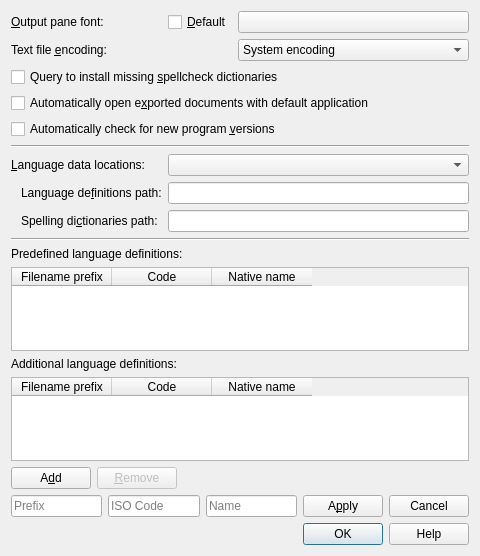
<?xml version="1.0" encoding="UTF-8"?>
<ui version="4.0">
 <class>ConfigDialog</class>
 <widget class="QDialog" name="ConfigDialog">
  <property name="geometry">
   <rect>
    <x>0</x>
    <y>0</y>
    <width>480</width>
    <height>556</height>
   </rect>
  </property>
  <property name="windowTitle">
   <string>Preferences</string>
  </property>
  <layout class="QGridLayout" name="gridLayout">
   <item row="5" column="0" colspan="3">
    <widget class="QCheckBox" name="checkBoxOpenAfterExport">
     <property name="text">
      <string>Automatically open e&amp;xported documents with default application</string>
     </property>
    </widget>
   </item>
   <item row="17" column="0" colspan="3">
    <widget class="QWidget" name="widgetAddRemoveLang" native="true">
     <layout class="QHBoxLayout" name="horizontalLayoutAddRemoveLang">
      <property name="leftMargin">
       <number>0</number>
      </property>
      <property name="topMargin">
       <number>0</number>
      </property>
      <property name="rightMargin">
       <number>0</number>
      </property>
      <property name="bottomMargin">
       <number>0</number>
      </property>
      <item>
       <widget class="QPushButton" name="pushButtonAddLang">
        <property name="sizePolicy">
         <sizepolicy hsizetype="Preferred" vsizetype="Fixed">
          <horstretch>0</horstretch>
          <verstretch>0</verstretch>
         </sizepolicy>
        </property>
        <property name="text">
         <string>A&amp;dd</string>
        </property>
        <property name="icon">
         <iconset theme="list-add">
          <normaloff>.</normaloff>.</iconset>
        </property>
       </widget>
      </item>
      <item>
       <widget class="QPushButton" name="pushButtonRemoveLang">
        <property name="enabled">
         <bool>false</bool>
        </property>
        <property name="sizePolicy">
         <sizepolicy hsizetype="Preferred" vsizetype="Fixed">
          <horstretch>0</horstretch>
          <verstretch>0</verstretch>
         </sizepolicy>
        </property>
        <property name="text">
         <string>&amp;Remove</string>
        </property>
        <property name="icon">
         <iconset theme="list-remove">
          <normaloff>.</normaloff>.</iconset>
        </property>
       </widget>
      </item>
      <item>
       <spacer name="horizontalSpacer">
        <property name="orientation">
         <enum>Qt::Horizontal</enum>
        </property>
        <property name="sizeHint" stdset="0">
         <size>
          <width>40</width>
          <height>20</height>
         </size>
        </property>
       </spacer>
      </item>
     </layout>
    </widget>
   </item>
   <item row="0" column="1">
    <widget class="QCheckBox" name="checkBoxDefaultOutputFont">
     <property name="text">
      <string>&amp;Default</string>
     </property>
    </widget>
   </item>
   <item row="20" column="0" colspan="3">
    <widget class="QDialogButtonBox" name="buttonBox">
     <property name="orientation">
      <enum>Qt::Horizontal</enum>
     </property>
     <property name="standardButtons">
      <set>QDialogButtonBox::Help|QDialogButtonBox::Ok</set>
     </property>
    </widget>
   </item>
   <item row="0" column="2">
    <widget class="QPushButton" name="pushButtonOutputFont">
     <property name="sizePolicy">
      <sizepolicy hsizetype="Expanding" vsizetype="Fixed">
       <horstretch>0</horstretch>
       <verstretch>0</verstretch>
      </sizepolicy>
     </property>
     <property name="text">
      <string/>
     </property>
    </widget>
   </item>
   <item row="12" column="0" colspan="3">
    <widget class="QLabel" name="labelPredefLang">
     <property name="text">
      <string>Predefined language definitions:</string>
     </property>
    </widget>
   </item>
   <item row="6" column="0" colspan="3">
    <widget class="QCheckBox" name="checkBoxUpdateCheck">
     <property name="text">
      <string>Automatically check for new program &amp;versions</string>
     </property>
    </widget>
   </item>
   <item row="0" column="0">
    <widget class="QLabel" name="labelOutputFont">
     <property name="text">
      <string>&amp;Output pane font:</string>
     </property>
     <property name="buddy">
      <cstring>pushButtonOutputFont</cstring>
     </property>
    </widget>
   </item>
   <item row="8" column="0">
    <widget class="QLabel" name="labelDataLocation">
     <property name="text">
      <string>&amp;Language data locations:</string>
     </property>
     <property name="buddy">
      <cstring>comboBoxDataLocation</cstring>
     </property>
    </widget>
   </item>
   <item row="8" column="1" colspan="2">
    <widget class="QComboBox" name="comboBoxDataLocation">
     <property name="currentIndex">
      <number>-1</number>
     </property>
     <item>
      <property name="text">
       <string>System-wide paths</string>
      </property>
     </item>
     <item>
      <property name="text">
       <string>User paths</string>
      </property>
     </item>
    </widget>
   </item>
   <item row="7" column="0" colspan="3">
    <widget class="Line" name="line_2">
     <property name="orientation">
      <enum>Qt::Horizontal</enum>
     </property>
    </widget>
   </item>
   <item row="15" column="0" colspan="3">
    <widget class="QLabel" name="labelAdditionalLang">
     <property name="text">
      <string>Additional language definitions:</string>
     </property>
    </widget>
   </item>
   <item row="14" column="0" colspan="3">
    <widget class="QTableWidget" name="tableWidgetPredefLang">
     <property name="horizontalScrollBarPolicy">
      <enum>Qt::ScrollBarAlwaysOff</enum>
     </property>
     <property name="editTriggers">
      <set>QAbstractItemView::NoEditTriggers</set>
     </property>
     <property name="selectionBehavior">
      <enum>QAbstractItemView::SelectRows</enum>
     </property>
     <attribute name="horizontalHeaderHighlightSections">
      <bool>false</bool>
     </attribute>
     <attribute name="verticalHeaderVisible">
      <bool>false</bool>
     </attribute>
     <column>
      <property name="text">
       <string>Filename prefix</string>
      </property>
     </column>
     <column>
      <property name="text">
       <string>Code</string>
      </property>
     </column>
     <column>
      <property name="text">
       <string>Native name</string>
      </property>
     </column>
    </widget>
   </item>
   <item row="9" column="0">
    <widget class="QLabel" name="labelTessdataLocation">
     <property name="text">
      <string>Language de&amp;finitions path:</string>
     </property>
     <property name="indent">
      <number>10</number>
     </property>
     <property name="buddy">
      <cstring>lineEditTessdataLocation</cstring>
     </property>
    </widget>
   </item>
   <item row="11" column="0" colspan="3">
    <widget class="Line" name="line">
     <property name="orientation">
      <enum>Qt::Horizontal</enum>
     </property>
    </widget>
   </item>
   <item row="1" column="2">
    <widget class="QComboBox" name="comboBoxEncoding">
     <item>
      <property name="text">
       <string>System encoding</string>
      </property>
     </item>
     <item>
      <property name="text">
       <string>UTF-8</string>
      </property>
     </item>
    </widget>
   </item>
   <item row="1" column="0" colspan="2">
    <widget class="QLabel" name="labelEncoding">
     <property name="text">
      <string>Text file &amp;encoding:</string>
     </property>
     <property name="buddy">
      <cstring>comboBoxEncoding</cstring>
     </property>
    </widget>
   </item>
   <item row="4" column="0" colspan="3">
    <widget class="QCheckBox" name="checkBoxDictInstall">
     <property name="text">
      <string>Query to install missing &amp;spellcheck dictionaries</string>
     </property>
    </widget>
   </item>
   <item row="9" column="1" colspan="2">
    <widget class="QLineEdit" name="lineEditTessdataLocation">
     <property name="readOnly">
      <bool>true</bool>
     </property>
    </widget>
   </item>
   <item row="10" column="0">
    <widget class="QLabel" name="labelSpellLocation">
     <property name="text">
      <string>Spelling di&amp;ctionaries path:</string>
     </property>
     <property name="indent">
      <number>10</number>
     </property>
     <property name="buddy">
      <cstring>lineEditSpellLocation</cstring>
     </property>
    </widget>
   </item>
   <item row="10" column="1" colspan="2">
    <widget class="QLineEdit" name="lineEditSpellLocation">
     <property name="readOnly">
      <bool>true</bool>
     </property>
    </widget>
   </item>
   <item row="18" column="0" colspan="3">
    <widget class="QWidget" name="widgetAddLang" native="true">
     <layout class="QHBoxLayout" name="horizontalLayoutAddLang">
      <property name="leftMargin">
       <number>0</number>
      </property>
      <property name="topMargin">
       <number>0</number>
      </property>
      <property name="rightMargin">
       <number>0</number>
      </property>
      <property name="bottomMargin">
       <number>0</number>
      </property>
      <item>
       <widget class="QLineEdit" name="lineEditLangPrefix">
        <property name="toolTip">
         <string>The prefix of the tesseract language data file</string>
        </property>
        <property name="accessibleName">
         <string>P&amp;refix</string>
        </property>
        <property name="placeholderText">
         <string>Prefix</string>
        </property>
       </widget>
      </item>
      <item>
       <widget class="QLineEdit" name="lineEditLangCode">
        <property name="toolTip">
         <string>The ISO 639-1 language code followed by the country code</string>
        </property>
        <property name="accessibleName">
         <string>&amp;ISO Code</string>
        </property>
        <property name="placeholderText">
         <string>ISO Code</string>
        </property>
       </widget>
      </item>
      <item>
       <widget class="QLineEdit" name="lineEditLangName">
        <property name="toolTip">
         <string>The name of the language</string>
        </property>
        <property name="accessibleName">
         <string>&amp;Name</string>
        </property>
        <property name="placeholderText">
         <string>Name</string>
        </property>
       </widget>
      </item>
      <item>
       <widget class="QPushButton" name="pushButtonAddLangApply">
        <property name="text">
         <string>A&amp;pply</string>
        </property>
        <property name="icon">
         <iconset theme="dialog-ok">
          <normaloff>.</normaloff>.</iconset>
        </property>
       </widget>
      </item>
      <item>
       <widget class="QPushButton" name="pushButtonAddLangCancel">
        <property name="text">
         <string>Cancel</string>
        </property>
        <property name="icon">
         <iconset theme="dialog-cancel">
          <normaloff>.</normaloff>.</iconset>
        </property>
       </widget>
      </item>
     </layout>
    </widget>
   </item>
   <item row="16" column="0" colspan="3">
    <widget class="QTableWidget" name="tableWidgetAdditionalLang">
     <property name="horizontalScrollBarPolicy">
      <enum>Qt::ScrollBarAlwaysOff</enum>
     </property>
     <property name="editTriggers">
      <set>QAbstractItemView::DoubleClicked</set>
     </property>
     <property name="selectionBehavior">
      <enum>QAbstractItemView::SelectRows</enum>
     </property>
     <attribute name="horizontalHeaderHighlightSections">
      <bool>false</bool>
     </attribute>
     <attribute name="verticalHeaderVisible">
      <bool>false</bool>
     </attribute>
     <column>
      <property name="text">
       <string>Filename prefix</string>
      </property>
     </column>
     <column>
      <property name="text">
       <string>Code</string>
      </property>
     </column>
     <column>
      <property name="text">
       <string>Native name</string>
      </property>
     </column>
    </widget>
   </item>
  </layout>
 </widget>
 <tabstops>
  <tabstop>pushButtonOutputFont</tabstop>
  <tabstop>checkBoxDefaultOutputFont</tabstop>
  <tabstop>comboBoxEncoding</tabstop>
  <tabstop>checkBoxDictInstall</tabstop>
  <tabstop>checkBoxOpenAfterExport</tabstop>
  <tabstop>checkBoxUpdateCheck</tabstop>
  <tabstop>comboBoxDataLocation</tabstop>
  <tabstop>lineEditTessdataLocation</tabstop>
  <tabstop>lineEditSpellLocation</tabstop>
  <tabstop>tableWidgetPredefLang</tabstop>
  <tabstop>tableWidgetAdditionalLang</tabstop>
  <tabstop>pushButtonAddLang</tabstop>
  <tabstop>pushButtonRemoveLang</tabstop>
  <tabstop>lineEditLangPrefix</tabstop>
  <tabstop>lineEditLangCode</tabstop>
  <tabstop>lineEditLangName</tabstop>
  <tabstop>pushButtonAddLangApply</tabstop>
  <tabstop>pushButtonAddLangCancel</tabstop>
 </tabstops>
 <resources/>
 <connections>
  <connection>
   <sender>buttonBox</sender>
   <signal>accepted()</signal>
   <receiver>ConfigDialog</receiver>
   <slot>accept()</slot>
   <hints>
    <hint type="sourcelabel">
     <x>248</x>
     <y>254</y>
    </hint>
    <hint type="destinationlabel">
     <x>157</x>
     <y>274</y>
    </hint>
   </hints>
  </connection>
  <connection>
   <sender>buttonBox</sender>
   <signal>rejected()</signal>
   <receiver>ConfigDialog</receiver>
   <slot>reject()</slot>
   <hints>
    <hint type="sourcelabel">
     <x>316</x>
     <y>260</y>
    </hint>
    <hint type="destinationlabel">
     <x>286</x>
     <y>274</y>
    </hint>
   </hints>
  </connection>
 </connections>
</ui>
